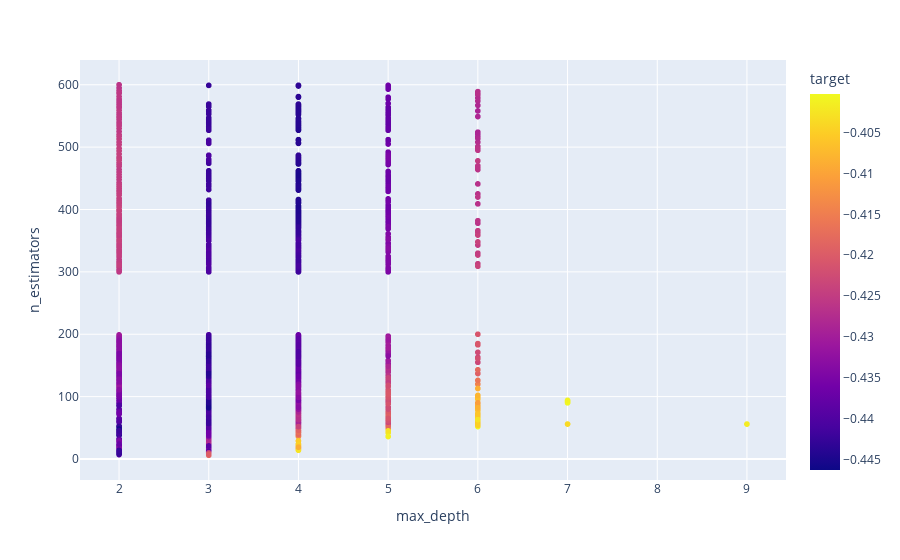

Here is the notebook cell this chart was saved with:
### Code cell
px.scatter(df2, x="max_depth", y="n_estimators", color="target")

### Figure 1 — Plotly figure (JSON) as saved in the notebook; plotly's stock layout.template omitted (floating-point values rounded to 4 significant figures; data arrays with more than 128 entries replaced by an {"elided": "..."} marker saying what was removed)
{"data": [{"hovertemplate": "max_depth=%{x}<br>n_estimators=%{y}<br>target=%{marker.color}<extra></extra>", "legendgroup": "", "marker": {"color": {"elided": "1424 float values"}, "coloraxis": "coloraxis", "symbol": "circle"}, "mode": "markers", "name": "", "showlegend": false, "type": "scattergl", "x": {"elided": "1424 int values"}, "xaxis": "x", "y": {"elided": "1424 int values"}, "yaxis": "y"}], "layout": {"coloraxis": {"colorbar": {"title": {"text": "target"}}, "colorscale": [[0, "#0d0887"], [0.1111, "#46039f"], [0.2222, "#7201a8"], [0.3333, "#9c179e"], [0.4444, "#bd3786"], [0.5556, "#d8576b"], [0.6667, "#ed7953"], [0.7778, "#fb9f3a"], [0.8889, "#fdca26"], [1, "#f0f921"]]}, "legend": {"tracegroupgap": 0}, "margin": {"t": 60}, "xaxis": {"anchor": "y", "domain": [0, 1], "title": {"text": "max_depth"}}, "yaxis": {"anchor": "x", "domain": [0, 1], "title": {"text": "n_estimators"}}}}
